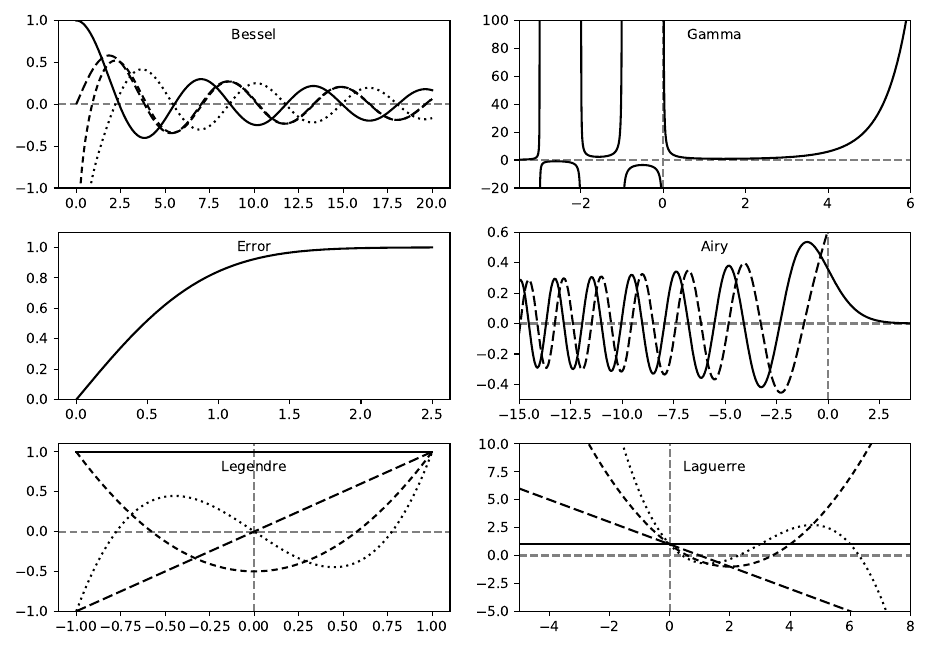

Python code for this plot:
import numpy as np
import scipy.special
import matplotlib.pyplot as plt

# create a figure window with subplots
fig, ax = plt.subplots(3, 2, figsize=(9.3, 6.5))

# create arrays for a few Bessel functions and plot them
x = np.linspace(0, 20, 256)
j0 = scipy.special.jn(0, x)
j1 = scipy.special.jn(1, x)
y0 = scipy.special.yn(0, x)
y1 = scipy.special.yn(1, x)
ax[0, 0].plot(x, j0, color='black')
ax[0, 0].plot(x, j1, color='black', dashes=(5, 2))
ax[0, 0].plot(x, y0, color='black', dashes=(3, 2))
ax[0, 0].plot(x, y1, color='black', dashes=(1, 2))
ax[0, 0].axhline(color="grey", ls="--", zorder=-1)
ax[0, 0].set_ylim(-1, 1)
ax[0, 0].text(0.5, 0.95, 'Bessel', ha='center',
              va='top', transform=ax[0, 0].transAxes)

# gamma function
x = np.linspace(-3.5, 6., 3601)
g = scipy.special.gamma(x)
g = np.ma.masked_outside(g, -100, 400)
ax[0, 1].plot(x, g, color='black')
ax[0, 1].set_xlim(-3.5, 6)
ax[0, 1].axhline(color="grey", ls="--", zorder=-1)
ax[0, 1].axvline(color="grey", ls="--", zorder=-1)
ax[0, 1].set_ylim(-20, 100)
ax[0, 1].text(0.5, 0.95, 'Gamma', ha='center',
              va='top', transform=ax[0, 1].transAxes)

# error function
x = np.linspace(0, 2.5, 256)
ef = scipy.special.erf(x)
ax[1, 0].plot(x, ef, color='black')
ax[1, 0].set_ylim(0, 1.1)
ax[1, 0].text(0.5, 0.95, 'Error', ha='center',
              va='top', transform=ax[1, 0].transAxes)

# Airy function
x = np.linspace(-15, 4, 256)
ai, aip, bi, bip = scipy.special.airy(x)
ax[1, 1].plot(x, ai, color='black')
ax[1, 1].plot(x, bi, color='black', dashes=(5, 2))
ax[1, 1].axhline(color="grey", ls="--", zorder=-1)
ax[1, 1].axvline(color="grey", ls="--", zorder=-1)
ax[1, 1].set_xlim(-15, 4)
ax[1, 1].set_ylim(-0.5, 0.6)
ax[1, 1].text(0.5, 0.95, 'Airy', ha='center',
              va='top', transform=ax[1, 1].transAxes)

# Legendre polynomials
x = np.linspace(-1, 1, 256)
lp0 = np.polyval(scipy.special.legendre(0), x)
lp1 = np.polyval(scipy.special.legendre(1), x)
lp2 = scipy.special.eval_legendre(2, x)
lp3 = scipy.special.eval_legendre(3, x)
ax[2, 0].plot(x, lp0, color='black')
ax[2, 0].plot(x, lp1, color='black', dashes=(5, 2))
ax[2, 0].plot(x, lp2, color='black', dashes=(3, 2))
ax[2, 0].plot(x, lp3, color='black', dashes=(1, 2))
ax[2, 0].axhline(color="grey", ls="--", zorder=-1)
ax[2, 0].axvline(color="grey", ls="--", zorder=-1)
ax[2, 0].set_ylim(-1, 1.1)
ax[2, 0].text(0.5, 0.9, 'Legendre', ha='center',
              va='top', transform=ax[2, 0].transAxes)

# Laguerre polynomials
x = np.linspace(-5, 8, 256)
lg0 = np.polyval(scipy.special.laguerre(0), x)
lg1 = np.polyval(scipy.special.laguerre(1), x)
lg2 = scipy.special.eval_laguerre(2, x)
lg3 = scipy.special.eval_laguerre(3, x)
ax[2, 1].plot(x, lg0, color='black')
ax[2, 1].plot(x, lg1, color='black', dashes=(5, 2))
ax[2, 1].plot(x, lg2, color='black', dashes=(3, 2))
ax[2, 1].plot(x, lg3, color='black', dashes=(1, 2))
ax[2, 1].axhline(color="grey", ls="--", zorder=-1)
ax[2, 1].axvline(color="grey", ls="--", zorder=-1)
ax[2, 1].set_xlim(-5, 8)
ax[2, 1].set_ylim(-5, 10)
ax[2, 1].text(0.5, 0.9, 'Laguerre', ha='center',
              va='top', transform=ax[2, 1].transAxes)
fig.tight_layout()
fig.savefig("figures/specFuncPlotsBW.pdf")
fig.show()

"""
Introduction to Python for Science & Engineering
by David J. Pine
Code last edited: 2018-09-17

Demonstrates calls to SciPy special functions and
plots them.
"""
